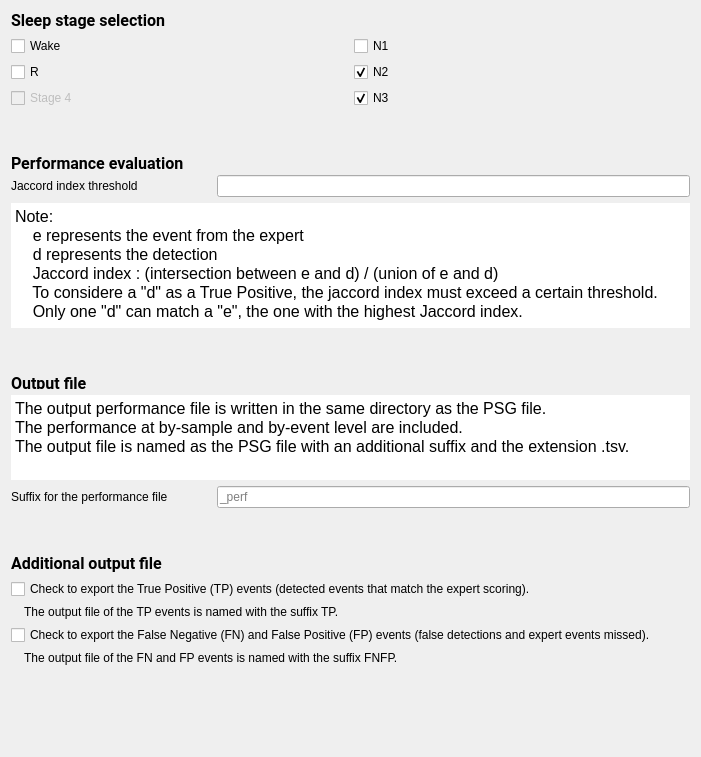
<?xml version="1.0" encoding="UTF-8"?>
<ui version="4.0">
 <class>OutputFilesStep</class>
 <widget class="QWidget" name="OutputFilesStep">
  <property name="geometry">
   <rect>
    <x>0</x>
    <y>0</y>
    <width>701</width>
    <height>757</height>
   </rect>
  </property>
  <property name="windowTitle">
   <string/>
  </property>
  <property name="styleSheet">
   <string>font: 12pt &quot;Roboto&quot;;</string>
  </property>
  <layout class="QVBoxLayout" name="verticalLayout_3">
   <item>
    <layout class="QVBoxLayout" name="verticalLayout">
     <item>
      <widget class="QLabel" name="label_5">
       <property name="font">
        <font>
         <family>Roboto</family>
         <pointsize>12</pointsize>
         <weight>50</weight>
         <italic>false</italic>
         <bold>false</bold>
        </font>
       </property>
       <property name="text">
        <string>&lt;html&gt;&lt;head/&gt;&lt;body&gt;&lt;p&gt;&lt;span style=&quot; font-weight:600;&quot;&gt;Sleep stage selection&lt;/span&gt;&lt;/p&gt;&lt;/body&gt;&lt;/html&gt;</string>
       </property>
      </widget>
     </item>
     <item>
      <layout class="QGridLayout" name="gridLayout">
       <item row="0" column="0">
        <widget class="QCheckBox" name="checkBox_W">
         <property name="text">
          <string>Wake</string>
         </property>
        </widget>
       </item>
       <item row="0" column="1">
        <widget class="QCheckBox" name="checkBox_1">
         <property name="text">
          <string>N1</string>
         </property>
         <property name="checked">
          <bool>false</bool>
         </property>
        </widget>
       </item>
       <item row="1" column="0">
        <widget class="QCheckBox" name="checkBox_R">
         <property name="text">
          <string>R</string>
         </property>
        </widget>
       </item>
       <item row="1" column="1">
        <widget class="QCheckBox" name="checkBox_2">
         <property name="text">
          <string>N2</string>
         </property>
         <property name="checked">
          <bool>true</bool>
         </property>
        </widget>
       </item>
       <item row="2" column="0">
        <widget class="QCheckBox" name="checkBox_4">
         <property name="enabled">
          <bool>false</bool>
         </property>
         <property name="text">
          <string>Stage 4</string>
         </property>
        </widget>
       </item>
       <item row="2" column="1">
        <widget class="QCheckBox" name="checkBox_3">
         <property name="text">
          <string>N3</string>
         </property>
         <property name="checked">
          <bool>true</bool>
         </property>
        </widget>
       </item>
      </layout>
     </item>
     <item>
      <spacer name="verticalSpacer_3">
       <property name="orientation">
        <enum>Qt::Vertical</enum>
       </property>
       <property name="sizeType">
        <enum>QSizePolicy::Fixed</enum>
       </property>
       <property name="sizeHint" stdset="0">
        <size>
         <width>20</width>
         <height>40</height>
        </size>
       </property>
      </spacer>
     </item>
     <item>
      <widget class="QLabel" name="label">
       <property name="maximumSize">
        <size>
         <width>16777215</width>
         <height>15</height>
        </size>
       </property>
       <property name="font">
        <font>
         <family>Roboto</family>
         <pointsize>12</pointsize>
         <weight>50</weight>
         <italic>false</italic>
         <bold>false</bold>
        </font>
       </property>
       <property name="text">
        <string>&lt;html&gt;&lt;head/&gt;&lt;body&gt;&lt;p&gt;&lt;span style=&quot; font-weight:600;&quot;&gt;Performance evaluation&lt;/span&gt;&lt;/p&gt;&lt;/body&gt;&lt;/html&gt;</string>
       </property>
      </widget>
     </item>
     <item>
      <layout class="QHBoxLayout" name="horizontalLayout">
       <item>
        <widget class="QLabel" name="label_2">
         <property name="minimumSize">
          <size>
           <width>200</width>
           <height>0</height>
          </size>
         </property>
         <property name="maximumSize">
          <size>
           <width>200</width>
           <height>16777215</height>
          </size>
         </property>
         <property name="text">
          <string>Jaccord index threshold</string>
         </property>
        </widget>
       </item>
       <item>
        <widget class="QLineEdit" name="lineEdit_jaccord"/>
       </item>
      </layout>
     </item>
     <item>
      <widget class="QTextEdit" name="textEdit">
       <property name="minimumSize">
        <size>
         <width>500</width>
         <height>0</height>
        </size>
       </property>
       <property name="maximumSize">
        <size>
         <width>16777215</width>
         <height>125</height>
        </size>
       </property>
       <property name="frameShape">
        <enum>QFrame::HLine</enum>
       </property>
       <property name="lineWidth">
        <number>0</number>
       </property>
       <property name="readOnly">
        <bool>true</bool>
       </property>
       <property name="html">
        <string>&lt;!DOCTYPE HTML PUBLIC &quot;-//W3C//DTD HTML 4.0//EN&quot; &quot;http://www.w3.org/TR/REC-html40/strict.dtd&quot;&gt;
&lt;html&gt;&lt;head&gt;&lt;meta name=&quot;qrichtext&quot; content=&quot;1&quot; /&gt;&lt;style type=&quot;text/css&quot;&gt;
p, li { white-space: pre-wrap; }
&lt;/style&gt;&lt;/head&gt;&lt;body style=&quot; font-family:'Roboto'; font-size:12pt; font-weight:400; font-style:normal;&quot;&gt;
&lt;p style=&quot; margin-top:0px; margin-bottom:0px; margin-left:0px; margin-right:0px; -qt-block-indent:0; text-indent:0px;&quot;&gt;Note:&lt;/p&gt;
&lt;p style=&quot; margin-top:0px; margin-bottom:0px; margin-left:0px; margin-right:0px; -qt-block-indent:0; text-indent:0px;&quot;&gt;    e represents the event from the expert&lt;/p&gt;
&lt;p style=&quot; margin-top:0px; margin-bottom:0px; margin-left:0px; margin-right:0px; -qt-block-indent:0; text-indent:0px;&quot;&gt;    d represents the detection&lt;/p&gt;
&lt;p style=&quot; margin-top:0px; margin-bottom:0px; margin-left:0px; margin-right:0px; -qt-block-indent:0; text-indent:0px;&quot;&gt;    Jaccord index : (intersection between e and d) / (union of e and d)&lt;/p&gt;
&lt;p style=&quot; margin-top:0px; margin-bottom:0px; margin-left:0px; margin-right:0px; -qt-block-indent:0; text-indent:0px;&quot;&gt;    To considere a &amp;quot;d&amp;quot; as a True Positive, the jaccord index must exceed a certain threshold.&lt;/p&gt;
&lt;p style=&quot; margin-top:0px; margin-bottom:0px; margin-left:0px; margin-right:0px; -qt-block-indent:0; text-indent:0px;&quot;&gt;    Only one &amp;quot;d&amp;quot; can match a &amp;quot;e&amp;quot;, the one with the highest Jaccord index.&lt;/p&gt;&lt;/body&gt;&lt;/html&gt;</string>
       </property>
      </widget>
     </item>
     <item>
      <spacer name="verticalSpacer">
       <property name="orientation">
        <enum>Qt::Vertical</enum>
       </property>
       <property name="sizeType">
        <enum>QSizePolicy::Fixed</enum>
       </property>
       <property name="sizeHint" stdset="0">
        <size>
         <width>20</width>
         <height>40</height>
        </size>
       </property>
      </spacer>
     </item>
     <item>
      <layout class="QVBoxLayout" name="verticalLayout_2">
       <item>
        <widget class="QLabel" name="label_3">
         <property name="maximumSize">
          <size>
           <width>16777215</width>
           <height>15</height>
          </size>
         </property>
         <property name="font">
          <font>
           <family>Roboto</family>
           <pointsize>12</pointsize>
           <weight>50</weight>
           <italic>false</italic>
           <bold>false</bold>
          </font>
         </property>
         <property name="text">
          <string>&lt;html&gt;&lt;head/&gt;&lt;body&gt;&lt;p&gt;&lt;span style=&quot; font-weight:600;&quot;&gt;Output file&lt;/span&gt;&lt;/p&gt;&lt;/body&gt;&lt;/html&gt;</string>
         </property>
        </widget>
       </item>
       <item>
        <widget class="QTextEdit" name="textEdit_2">
         <property name="maximumSize">
          <size>
           <width>16777215</width>
           <height>85</height>
          </size>
         </property>
         <property name="frameShape">
          <enum>QFrame::HLine</enum>
         </property>
         <property name="lineWidth">
          <number>0</number>
         </property>
         <property name="readOnly">
          <bool>true</bool>
         </property>
         <property name="html">
          <string>&lt;!DOCTYPE HTML PUBLIC &quot;-//W3C//DTD HTML 4.0//EN&quot; &quot;http://www.w3.org/TR/REC-html40/strict.dtd&quot;&gt;
&lt;html&gt;&lt;head&gt;&lt;meta name=&quot;qrichtext&quot; content=&quot;1&quot; /&gt;&lt;style type=&quot;text/css&quot;&gt;
p, li { white-space: pre-wrap; }
&lt;/style&gt;&lt;/head&gt;&lt;body style=&quot; font-family:'Roboto'; font-size:12pt; font-weight:400; font-style:normal;&quot;&gt;
&lt;p style=&quot; margin-top:0px; margin-bottom:0px; margin-left:0px; margin-right:0px; -qt-block-indent:0; text-indent:0px;&quot;&gt;The output performance file is written in the same directory as the PSG file.&lt;/p&gt;
&lt;p style=&quot; margin-top:0px; margin-bottom:0px; margin-left:0px; margin-right:0px; -qt-block-indent:0; text-indent:0px;&quot;&gt;The performance at by-sample and by-event level are included.&lt;/p&gt;
&lt;p style=&quot; margin-top:0px; margin-bottom:0px; margin-left:0px; margin-right:0px; -qt-block-indent:0; text-indent:0px;&quot;&gt;The output file is named as the PSG file with an additional suffix and the extension .tsv.&lt;/p&gt;&lt;/body&gt;&lt;/html&gt;</string>
         </property>
        </widget>
       </item>
       <item>
        <layout class="QHBoxLayout" name="horizontalLayout_2">
         <item>
          <widget class="QLabel" name="label_4">
           <property name="minimumSize">
            <size>
             <width>200</width>
             <height>0</height>
            </size>
           </property>
           <property name="maximumSize">
            <size>
             <width>200</width>
             <height>16777215</height>
            </size>
           </property>
           <property name="text">
            <string>Suffix for the performance file</string>
           </property>
          </widget>
         </item>
         <item>
          <widget class="QLineEdit" name="lineEdit_suffix">
           <property name="placeholderText">
            <string>_perf</string>
           </property>
          </widget>
         </item>
        </layout>
       </item>
      </layout>
     </item>
     <item>
      <spacer name="verticalSpacer_4">
       <property name="orientation">
        <enum>Qt::Vertical</enum>
       </property>
       <property name="sizeType">
        <enum>QSizePolicy::Fixed</enum>
       </property>
       <property name="sizeHint" stdset="0">
        <size>
         <width>20</width>
         <height>40</height>
        </size>
       </property>
      </spacer>
     </item>
     <item>
      <widget class="QLabel" name="label_title">
       <property name="font">
        <font>
         <family>Roboto</family>
         <pointsize>12</pointsize>
         <weight>50</weight>
         <italic>false</italic>
         <bold>false</bold>
        </font>
       </property>
       <property name="text">
        <string>&lt;html&gt;&lt;head/&gt;&lt;body&gt;&lt;p&gt;&lt;span style=&quot; font-weight:600;&quot;&gt;Additional output file&lt;/span&gt;&lt;/p&gt;&lt;/body&gt;&lt;/html&gt;</string>
       </property>
      </widget>
     </item>
     <item>
      <widget class="QCheckBox" name="checkBox_TP_exp">
       <property name="text">
        <string>Check to export the True Positive (TP) events (detected events that match the expert scoring).</string>
       </property>
      </widget>
     </item>
     <item>
      <widget class="QLabel" name="label_6">
       <property name="text">
        <string>    The output file of the TP events is named with the suffix TP.</string>
       </property>
      </widget>
     </item>
     <item>
      <widget class="QCheckBox" name="checkBox_FPFN_exp">
       <property name="text">
        <string>Check to export the False Negative (FN) and False Positive (FP) events (false detections and expert events missed).</string>
       </property>
      </widget>
     </item>
     <item>
      <widget class="QLabel" name="label_7">
       <property name="text">
        <string>    The output file of the FN and FP events is named with the suffix FNFP.</string>
       </property>
      </widget>
     </item>
     <item>
      <spacer name="verticalSpacer_2">
       <property name="orientation">
        <enum>Qt::Vertical</enum>
       </property>
       <property name="sizeHint" stdset="0">
        <size>
         <width>20</width>
         <height>40</height>
        </size>
       </property>
      </spacer>
     </item>
    </layout>
   </item>
  </layout>
 </widget>
 <resources>
  <include location="../../../../../scinodes_poc/src/main/python/ui/themes/themes.qrc"/>
 </resources>
 <connections/>
</ui>
